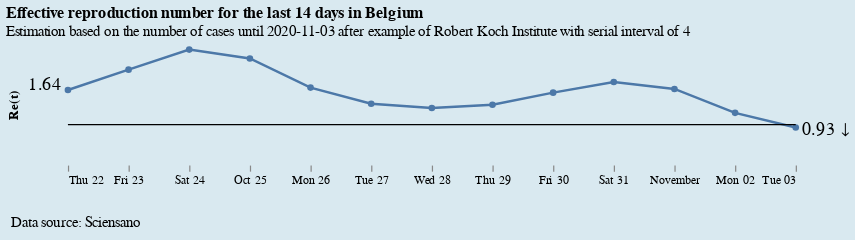

Source (notebook cell):
### Markdown cell above
# Making the final visualisation in Altair

In the interactive Altair figure below, we show the $Re(t)$ for the last 14 days. We reduce the rolling mean window to three to see faster reactions.

### Code cell
#collapse

df_plot = df.rolling(3).mean().rolling(8).apply(rt).fillna(0).reset_index()
last_value = str(df_plot.iloc[-1]['cases'].round(2)) + ' ↓'
first_value = str(df_plot[df_plot['date'] == '2020-10-21'].iloc[0]['cases'].round(2)) # + ' ↑'
today_minus_15 = datetime.datetime.today() + relativedelta(days=-15)
today_minus_15_str = today_minus_15.strftime("%Y-%m-%d")

line = alt.Chart(df_plot).mark_line(point=True).encode(
    x=alt.X('date:T', axis=alt.Axis(title='Datum', grid=False)),
    y=alt.Y('cases', axis=alt.Axis(title='Re(t)', grid=False, labels=False, titlePadding=40)),
    tooltip=['date:T', alt.Tooltip('cases', title='Re(t)', format='.2f')]
).transform_filter(
    alt.datum.date > alt.expr.toDate(today_minus_15_str)
).properties(
    width=600,
    height=100
)

hline = alt.Chart(pd.DataFrame({'cases': [1]})).mark_rule().encode(y='cases')


label_right = alt.Chart(df_plot).mark_text(
    align='left', dx=5, dy=16+4 , size=15
).encode(
    x=alt.X('max(date):T', title=None),
    text=alt.value(last_value),
)

label_left = alt.Chart(df_plot).mark_text(
    align='right', dx=-5, dy=-17, size=15
).encode(
    x=alt.X('min(date):T', title=None),
    text=alt.value(first_value),
).transform_filter(
    alt.datum.date > alt.expr.toDate(today_minus_15_str)
)

source = alt.Chart(
    {"values": [{"text": "Data source: Sciensano"}]}
).mark_text(size=12, align='left', dx=-57).encode(
    text="text:N"
)

alt.vconcat(line + label_left + label_right + hline, source).configure(
    background='#D9E9F0'
).configure_view(
    stroke=None, # Remove box around graph
).configure_axisY(
    ticks=False,
    grid=False,
    domain=False
).configure_axisX(
    grid=False,
    domain=False
).properties(title={
      "text": ['Effective reproduction number for the last 14 days in Belgium'], 
      "subtitle": [f'Estimation based on the number of cases until {today_minus_two.strftime("%Y-%m-%d")} after example of Robert Koch Institute with serial interval of 4'],
}
)
# .configure_axisY(
#     labelPadding=50,
# )

### Figure 1 — Vega-Lite specification as saved in the notebook (floating-point values rounded to 4 significant figures; data arrays with more than 128 entries replaced by an {"elided": "..."} marker saying what was removed)
{"config": {"view": {"continuousWidth": 400, "continuousHeight": 300, "stroke": null}, "axisX": {"domain": false, "grid": false}, "axisY": {"domain": false, "grid": false, "ticks": false}, "background": "#D9E9F0"}, "vconcat": [{"layer": [{"mark": {"type": "line", "point": true}, "encoding": {"tooltip": [{"type": "temporal", "field": "date"}, {"type": "quantitative", "field": "cases", "format": ".2f", "title": "Re(t)"}], "x": {"type": "temporal", "axis": {"grid": false, "title": "Datum"}, "field": "date"}, "y": {"type": "quantitative", "axis": {"grid": false, "labels": false, "title": "Re(t)", "titlePadding": 40}, "field": "cases"}}, "height": 100, "transform": [{"filter": "(datum.date > toDate('2020-10-21'))"}], "width": 600}, {"mark": {"type": "text", "align": "right", "dx": -5, "dy": -17, "size": 15}, "encoding": {"text": {"value": "1.64"}, "x": {"type": "temporal", "aggregate": "min", "field": "date", "title": null}}, "transform": [{"filter": "(datum.date > toDate('2020-10-21'))"}]}, {"mark": {"type": "text", "align": "left", "dx": 5, "dy": 20, "size": 15}, "encoding": {"text": {"value": "0.93 ↓"}, "x": {"type": "temporal", "aggregate": "max", "field": "date", "title": null}}}, {"data": {"name": "data-61a2b6093f39a0fc23d95de013b945d4"}, "mark": "rule", "encoding": {"y": {"type": "quantitative", "field": "cases"}}}], "data": {"name": "data-11f0fa686fc6a09e5971d11014301b79"}}, {"data": {"name": "data-6e735da48d6abc69852f479aae4fc11a"}, "mark": {"type": "text", "align": "left", "dx": -57, "size": 12}, "encoding": {"text": {"type": "nominal", "field": "text"}}}], "title": {"text": ["Effective reproduction number for the last 14 days in Belgium"], "subtitle": ["Estimation based on the number of cases until 2020-11-03 after example of Robert Koch Institute with serial interval of 4"]}, "$schema": "https://vega.github.io/schema/vega-lite/v4.8.1.json", "datasets": {"data-11f0fa686fc6a09e5971d11014301b79": {"elided": "248 records"}, "data-61a2b6093f39a0fc23d95de013b945d4": [{"cases": 1}], "data-6e735da48d6abc69852f479aae4fc11a": [{"text": "Data source: Sciensano"}]}}
